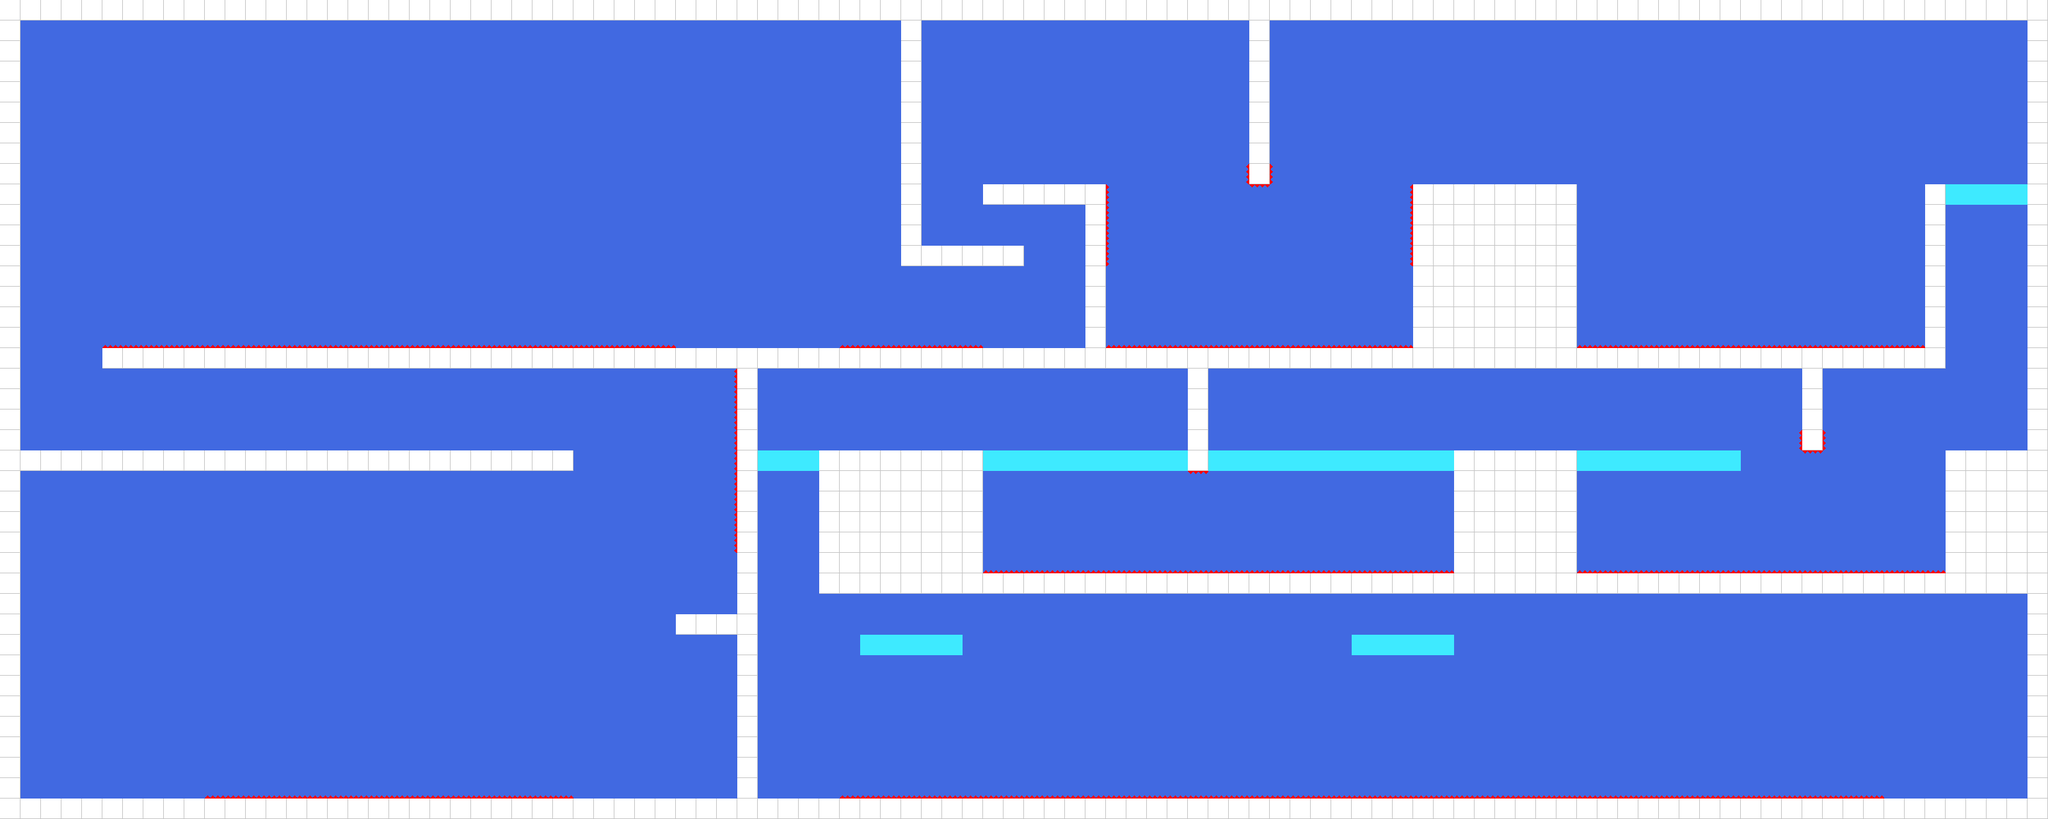

This game map was drawn from its Tiled (.tmx) file and the tilesets committed beside it. A one-line description and the trimmed map source follow:
An orthogonal 100x40 tile map with 32x32 px tiles, 2 tile layers (background, foreground) and 6 objects (3x checkpoint, player_start, exit).

<map version="1.4" tiledversion="1.4.3" orientation="orthogonal" renderorder="right-down" width="100" height="40" tilewidth="32" tileheight="32" infinite="0" nextlayerid="4" nextobjectid="10">
 <tileset firstgid="1" source="simple_tileset_32.tsx" />
 <layer id="1" name="background" width="100" height="40">
  <properties>
   <property name="nocollide" value="true" />
   <property name="tileset" value="simple_tileset_32" />
  </properties>
  <data>[4000 cells, 4000 non-empty, 1 distinct tile ids]</data>
 </layer>
 <layer id="2" name="foreground" width="100" height="40">
  <properties>
   <property name="destructible_id" type="int" value="8" />
   <property name="spikes_bot_id" value="4" />
   <property name="spikes_height" type="int" value="5" />
   <property name="spikes_left_id" value="7" />
   <property name="spikes_right_id" value="5" />
   <property name="spikes_top_id" type="int" value="6" />
   <property name="tileset" value="simple_tileset_32" />
  </properties>
  <data>[4000 cells, 951 non-empty, 6 distinct tile ids]</data>
 </layer>
 <objectgroup id="3" name="objects">
  <object id="1" name="start" type="player_start" x="96" y="1120" />
  <object id="2" name="exit" type="exit" x="3104" y="1216" />
  <object id="3" name="checkpoint" type="checkpoint" x="1152" y="32" width="32" height="512" />
  <object id="7" name="checkpoint" type="checkpoint" x="3040" y="544" width="128" height="32" />
  <object id="8" name="checkpoint" type="checkpoint" x="1184" y="896" width="96" height="32" />
  <object id="9" x="33.3334" y="737.833" width="1022" height="183">
   <text fontfamily="Nokia Cellphone FC" pixelsize="64" wrap="1" color="#ffffff" halign="center" valign="center">Unlocked: Double Jump</text>
  </object>
 </objectgroup>
</map>
